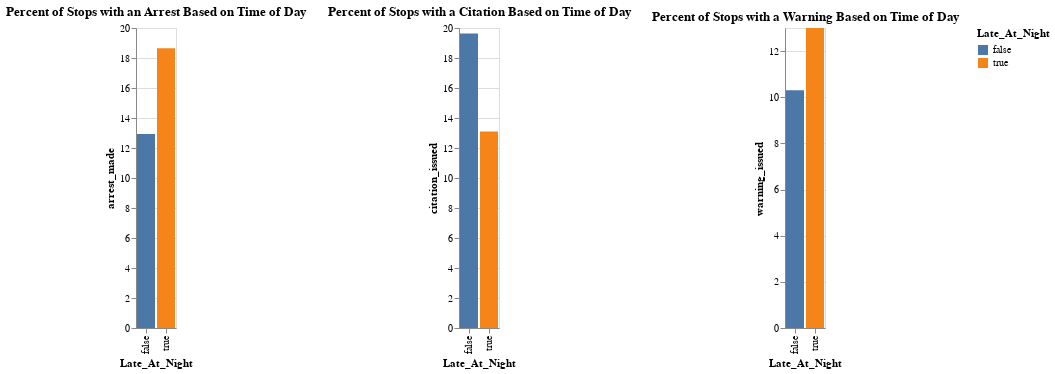

This figure's notebook cell:
### Code cell
c1 = alt.Chart(gb, title = "Percent of Stops with an Arrest Based on Time of Day").mark_bar().encode(x="Late_At_Night", 
                                     y="arrest_made", 
                                     color="Late_At_Night", 
                                     tooltip = ["arrest_made"])
c2 = alt.Chart(gb, title = "Percent of Stops with a Citation Based on Time of Day").mark_bar().encode(x="Late_At_Night", 
                                     y="citation_issued", 
                                     color="Late_At_Night", 
                                     tooltip = ["citation_issued"])
c3 = alt.Chart(gb, title = "Percent of Stops with a Warning Based on Time of Day").mark_bar().encode(x="Late_At_Night", 
                                     y="warning_issued", 
                                     color="Late_At_Night", 
                                     tooltip = ["warning_issued"])
c1 | c2 | c3

### Figure 1 — Vega-Lite specification as saved in the notebook (floating-point values rounded to 4 significant figures)
{"config": {"view": {"continuousWidth": 400, "continuousHeight": 300}}, "hconcat": [{"mark": "bar", "encoding": {"color": {"type": "nominal", "field": "Late_At_Night"}, "tooltip": [{"type": "quantitative", "field": "arrest_made"}], "x": {"type": "nominal", "field": "Late_At_Night"}, "y": {"type": "quantitative", "field": "arrest_made"}}, "title": "Percent of Stops with an Arrest Based on Time of Day"}, {"mark": "bar", "encoding": {"color": {"type": "nominal", "field": "Late_At_Night"}, "tooltip": [{"type": "quantitative", "field": "citation_issued"}], "x": {"type": "nominal", "field": "Late_At_Night"}, "y": {"type": "quantitative", "field": "citation_issued"}}, "title": "Percent of Stops with a Citation Based on Time of Day"}, {"mark": "bar", "encoding": {"color": {"type": "nominal", "field": "Late_At_Night"}, "tooltip": [{"type": "quantitative", "field": "warning_issued"}], "x": {"type": "nominal", "field": "Late_At_Night"}, "y": {"type": "quantitative", "field": "warning_issued"}}, "title": "Percent of Stops with a Warning Based on Time of Day"}], "data": {"name": "data-725718859ec323a865d1987b25a21f74"}, "$schema": "https://vega.github.io/schema/vega-lite/v4.8.1.json", "datasets": {"data-725718859ec323a865d1987b25a21f74": [{"Late_At_Night": false, "arrest_made": 12.93, "citation_issued": 19.64, "warning_issued": 10.3}, {"Late_At_Night": true, "arrest_made": 18.65, "citation_issued": 13.1, "warning_issued": 13.0}]}}
